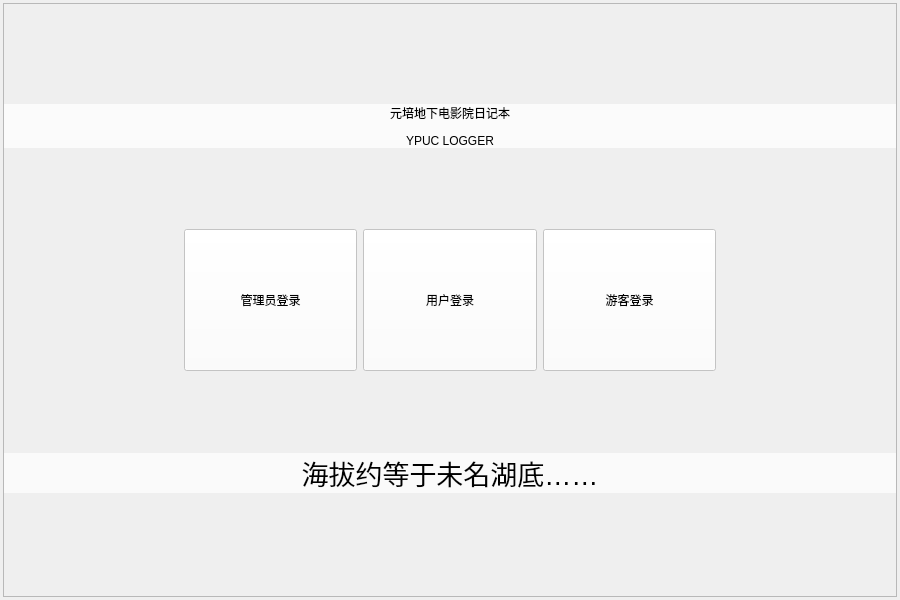
<?xml version="1.0" encoding="UTF-8"?>
<ui version="4.0">
 <class>MyLogin</class>
 <widget class="QWidget" name="MyLogin">
  <property name="geometry">
   <rect>
    <x>0</x>
    <y>0</y>
    <width>900</width>
    <height>600</height>
   </rect>
  </property>
  <property name="windowTitle">
   <string>MyLogin</string>
  </property>
  <property name="styleSheet">
   <string notr="true"/>
  </property>
  <layout class="QVBoxLayout" name="verticalLayout" stretch="0">
   <property name="spacing">
    <number>0</number>
   </property>
   <property name="leftMargin">
    <number>3</number>
   </property>
   <property name="topMargin">
    <number>3</number>
   </property>
   <property name="rightMargin">
    <number>3</number>
   </property>
   <property name="bottomMargin">
    <number>3</number>
   </property>
   <item>
    <widget class="QFrame" name="frame_login">
     <property name="frameShape">
      <enum>QFrame::StyledPanel</enum>
     </property>
     <property name="frameShadow">
      <enum>QFrame::Raised</enum>
     </property>
     <layout class="QVBoxLayout" name="verticalLayout_2" stretch="10,100,70,100,10">
      <property name="spacing">
       <number>0</number>
      </property>
      <property name="leftMargin">
       <number>0</number>
      </property>
      <property name="topMargin">
       <number>0</number>
      </property>
      <property name="rightMargin">
       <number>0</number>
      </property>
      <property name="bottomMargin">
       <number>0</number>
      </property>
      <item>
       <layout class="QHBoxLayout" name="horizontalLayout_4">
        <property name="spacing">
         <number>0</number>
        </property>
       </layout>
      </item>
      <item>
       <layout class="QHBoxLayout" name="horizontalLayout">
        <property name="spacing">
         <number>0</number>
        </property>
        <item alignment="Qt::AlignVCenter">
         <widget class="QLabel" name="label_up">
          <property name="sizePolicy">
           <sizepolicy hsizetype="Ignored" vsizetype="Ignored">
            <horstretch>0</horstretch>
            <verstretch>0</verstretch>
           </sizepolicy>
          </property>
          <property name="styleSheet">
           <string notr="true">font: 87 15pt &quot;思源宋体 CN Heavy&quot;;
background-color: rgba(255, 255, 255, 190);</string>
          </property>
          <property name="text">
           <string>&lt;html&gt;&lt;head/&gt;&lt;body&gt;&lt;p align=&quot;center&quot;&gt;元培地下电影院日记本&lt;/p&gt;&lt;p align=&quot;center&quot;&gt;YPUC LOGGER&lt;/p&gt;&lt;/body&gt;&lt;/html&gt;</string>
          </property>
         </widget>
        </item>
       </layout>
      </item>
      <item>
       <layout class="QHBoxLayout" name="horizontalLayout_2" stretch="1,1,1,1,1">
        <property name="spacing">
         <number>6</number>
        </property>
        <property name="leftMargin">
         <number>0</number>
        </property>
        <property name="topMargin">
         <number>0</number>
        </property>
        <property name="rightMargin">
         <number>0</number>
        </property>
        <property name="bottomMargin">
         <number>0</number>
        </property>
        <item>
         <widget class="QLabel" name="label_left">
          <property name="sizePolicy">
           <sizepolicy hsizetype="Minimum" vsizetype="Minimum">
            <horstretch>0</horstretch>
            <verstretch>0</verstretch>
           </sizepolicy>
          </property>
          <property name="styleSheet">
           <string notr="true">background:transparent</string>
          </property>
          <property name="text">
           <string/>
          </property>
         </widget>
        </item>
        <item>
         <widget class="QPushButton" name="btAdmin">
          <property name="sizePolicy">
           <sizepolicy hsizetype="Minimum" vsizetype="Minimum">
            <horstretch>0</horstretch>
            <verstretch>0</verstretch>
           </sizepolicy>
          </property>
          <property name="styleSheet">
           <string notr="true">font: 87 14pt &quot;思源宋体 CN Heavy&quot;;
background-color: rgba(255, 255, 255, 200);
border-color: transparent</string>
          </property>
          <property name="text">
           <string>管理员登录</string>
          </property>
          <property name="default">
           <bool>false</bool>
          </property>
          <property name="flat">
           <bool>false</bool>
          </property>
         </widget>
        </item>
        <item>
         <widget class="QPushButton" name="btUser">
          <property name="sizePolicy">
           <sizepolicy hsizetype="Minimum" vsizetype="Minimum">
            <horstretch>0</horstretch>
            <verstretch>0</verstretch>
           </sizepolicy>
          </property>
          <property name="styleSheet">
           <string notr="true">font: 87 14pt &quot;思源宋体 CN Heavy&quot;;
background-color: rgba(255, 255, 255, 200);
border-color: transparent</string>
          </property>
          <property name="text">
           <string>用户登录</string>
          </property>
          <property name="flat">
           <bool>false</bool>
          </property>
         </widget>
        </item>
        <item>
         <widget class="QPushButton" name="btVisitor">
          <property name="sizePolicy">
           <sizepolicy hsizetype="Minimum" vsizetype="Minimum">
            <horstretch>0</horstretch>
            <verstretch>0</verstretch>
           </sizepolicy>
          </property>
          <property name="styleSheet">
           <string notr="true">font: 87 14pt &quot;思源宋体 CN Heavy&quot;;
background-color: rgba(255, 255, 255, 200);
border-color: transparent</string>
          </property>
          <property name="text">
           <string>游客登录</string>
          </property>
          <property name="flat">
           <bool>false</bool>
          </property>
         </widget>
        </item>
        <item>
         <widget class="QLabel" name="label_right">
          <property name="sizePolicy">
           <sizepolicy hsizetype="Minimum" vsizetype="Minimum">
            <horstretch>0</horstretch>
            <verstretch>0</verstretch>
           </sizepolicy>
          </property>
          <property name="styleSheet">
           <string notr="true">background:transparent
</string>
          </property>
          <property name="text">
           <string/>
          </property>
         </widget>
        </item>
       </layout>
      </item>
      <item>
       <layout class="QHBoxLayout" name="horizontalLayout_3">
        <property name="spacing">
         <number>0</number>
        </property>
        <item alignment="Qt::AlignVCenter">
         <widget class="QLabel" name="label_down">
          <property name="sizePolicy">
           <sizepolicy hsizetype="Ignored" vsizetype="Ignored">
            <horstretch>0</horstretch>
            <verstretch>0</verstretch>
           </sizepolicy>
          </property>
          <property name="styleSheet">
           <string notr="true">font: 10pt &quot;喜鹊古风小楷简体版 regular&quot;;
background-color: rgba(255, 255, 255, 180);</string>
          </property>
          <property name="text">
           <string>&lt;html&gt;&lt;head/&gt;&lt;body&gt;&lt;p align=&quot;center&quot;&gt;&lt;span style=&quot; font-size:20pt;&quot;&gt;海拔约等于未名湖底……&lt;/span&gt;&lt;/p&gt;&lt;/body&gt;&lt;/html&gt;</string>
          </property>
         </widget>
        </item>
       </layout>
      </item>
      <item>
       <layout class="QHBoxLayout" name="horizontalLayout_5">
        <property name="spacing">
         <number>0</number>
        </property>
       </layout>
      </item>
     </layout>
     <zorder></zorder>
     <zorder></zorder>
     <zorder></zorder>
     <zorder></zorder>
     <zorder></zorder>
    </widget>
   </item>
  </layout>
 </widget>
 <layoutdefault spacing="6" margin="11"/>
 <resources/>
 <connections/>
</ui>
